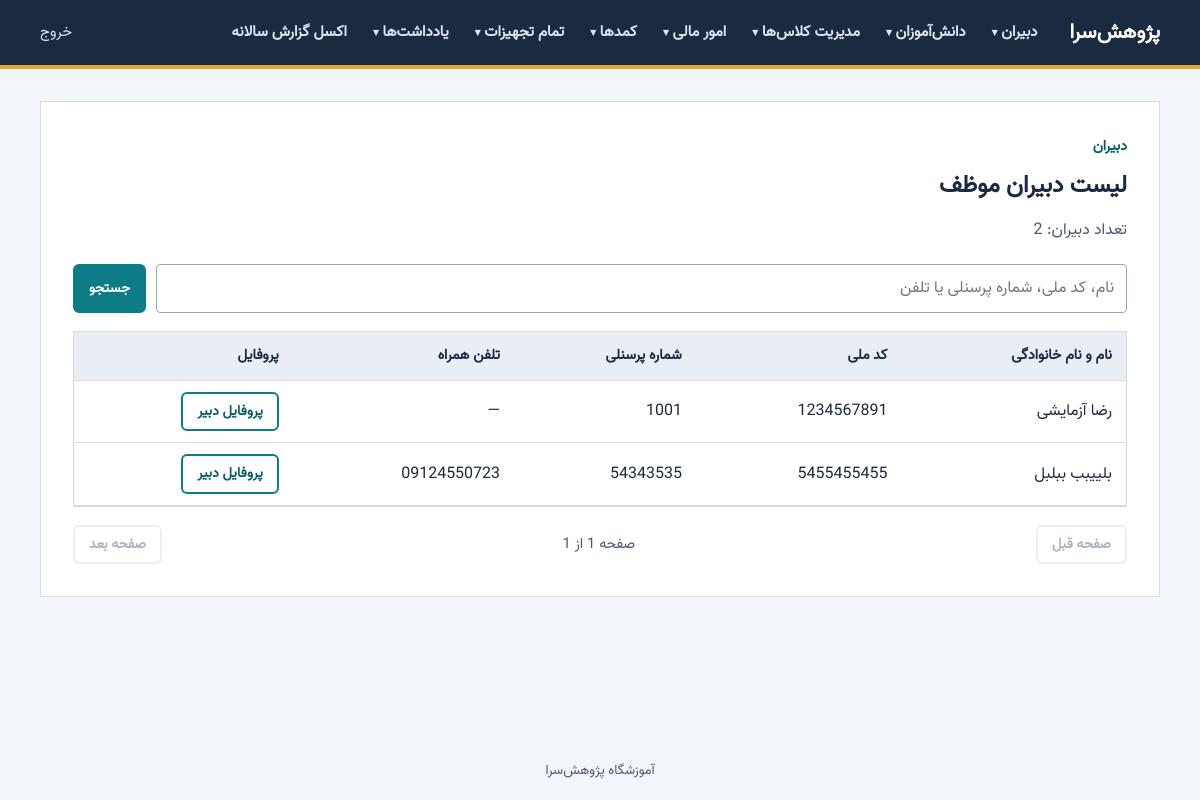
Before: /admin/teachers/list-obligated (signed in) with the older database file.
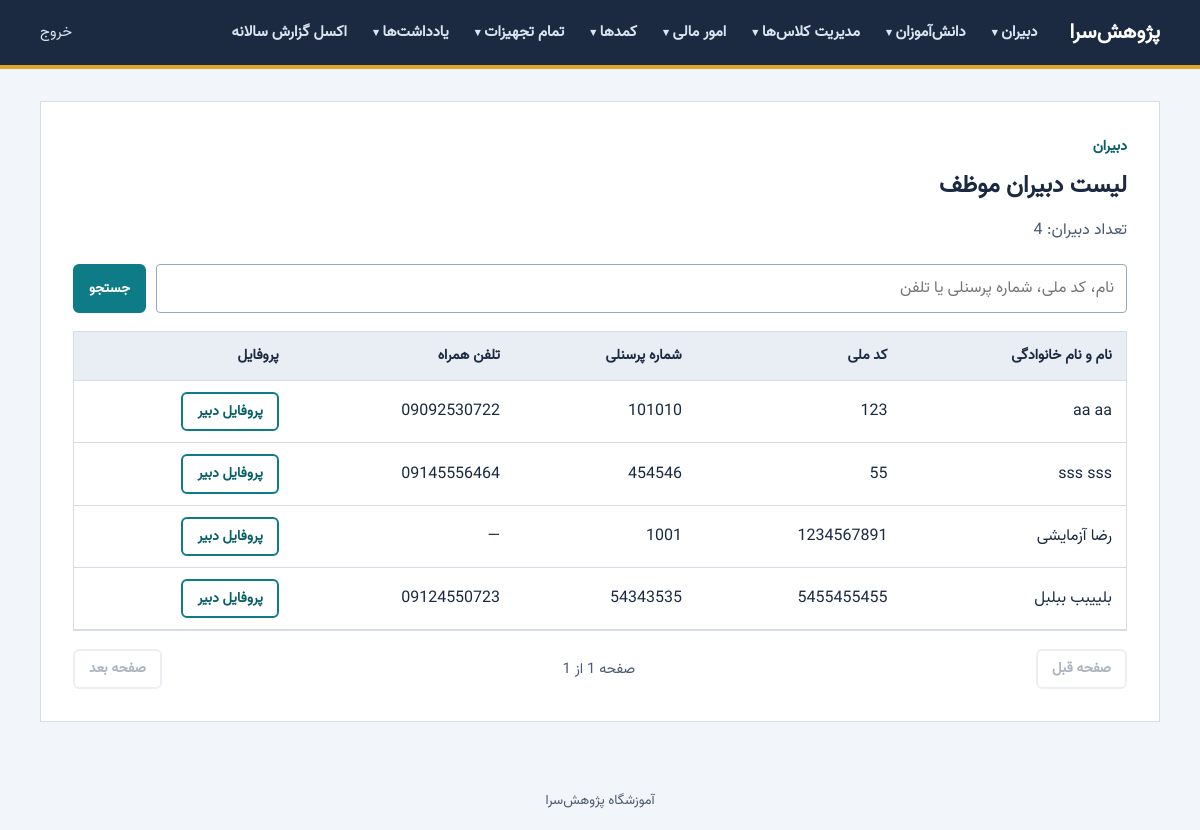
After: the same page with the newer database file.
### models.py (models this page shows, shortened)
class Teachers(db.Model):
    id = db.Column(db.Integer, primary_key=True)
    first_name = db.Column(db.Text)
    last_name = db.Column(db.Text)
    date_of_birth = db.Column(db.Text)
    national_id_number = db.Column(db.Text)
    personnel_number = db.Column(db.Text)
    landline_number = db.Column(db.Text)
    phone_number = db.Column(db.Text)
    father_name = db.Column(db.Text)
    email = db.Column(db.Text)
    credit_card_number = db.Column(db.Text)
    account_number = db.Column(db.Text)
    iban = db.Column(db.Text)
    educational_qualification = db.Column(db.Text)
    university_major = db.Column(db.Text)
    year_of_obtaining_the_degree = db.Column(db.Text)
    place_of_employment = db.Column(db.Text)
    marital_status = db.Column(db.Text)
    postal_code = db.Column(db.Text)
    date_of_hire = db.Column(db.Text)
    address = db.Column(db.Text)
    type = db.Column(db.Text)
    note = db.Column(db.Text)
    password = db.Column(db.Text)

### app.py (the view)
@app.route("/admin/teachers/list-obligated")
@login_required
@role_required("admin")
def teachers_obligated():
    return render_teacher_list("موظف")

### app.py (called while the page is built)
def clean(value, max_len=100):
    text = (value or "").translate(_INVISIBLE).strip().translate(_DIGITS)
    return text[:max_len]

def clean_text(value, max_len=50):
    text = (value or "").replace("ي", "ی").replace("ك", "ک")
    return re.sub(r"\s+", " ", text.strip())[:max_len]

def login_required(view):
    @wraps(view)
    def wrapper(*args, **kwargs):
        if "user_id" not in session:
            flash("برای ادامه ابتدا وارد شوید.", "error")
            return redirect(url_for("login"))
        return view(*args, **kwargs)
    return wrapper

def role_required(*roles):
    def decorator(view):
        @wraps(view)
        def wrapper(*args, **kwargs):
            if session.get("role") not in roles:
                abort(403)
            return view(*args, **kwargs)
        return wrapper
    return decorator

def get_csrf_token():
    if "csrf" not in session:
        session["csrf"] = secrets.token_hex(32)
    return session["csrf"]

def site_url():
    return os.environ.get("SITE_URL", "").rstrip("/") or request.url_root.rstrip("/")

def format_jalali(jy, jm, jd):
    return f"{jy:04d}/{jm:02d}/{jd:02d}"

### templates/teachers_obligated.html (shortened to what this page needs)
{% extends "teachers_list_base.html" %}
{% block heading %}لیست دبیران موظف{% endblock %}

### templates/teachers_list_base.html (shortened to what this page needs)
{% extends "base.html" %}
{% block content %}
<section class="card wide">
    <p class="crumb">دبیران</p>
    <h1>{% block heading %}{% endblock %}</h1>
    <p class="lead">تعداد دبیران{% if q %} (نتیجه جستجو){% endif %}: {{ total }}</p>
    <form class="toolbar" method="get" action="{{ url_for(list_endpoint) }}" role="search">
        <input id="q" name="q" type="search" value="{{ q }}" maxlength="60"
               placeholder="نام، کد ملی، شماره پرسنلی یا تلفن">
        <button class="btn primary small" type="submit">جستجو</button>
    </form>
    <div class="table-wrap">
        <table class="table">
            <thead>
                <tr>
                    <th scope="col">نام و نام خانوادگی</th>
                    <th scope="col">کد ملی</th>
                    <th scope="col">شماره پرسنلی</th>
                    <th scope="col">تلفن همراه</th>
                    <th scope="col">پروفایل</th>
                </tr>
            </thead>
            <tbody>
                {% for t in teachers %}
                <tr>
                    <td>{{ t.first_name }} {{ t.last_name }}</td>
                    <td dir="ltr">{{ t.national_id_number or '—' }}</td>
                    <td dir="ltr">{{ t.personnel_number or '—' }}</td>
                    <td dir="ltr">{{ t.phone_number or '—' }}</td>
                    <td>
                        <a class="btn ghost small" href="{{ url_for('teacher_profile', teacher_id=t.id) }}">پروفایل دبیر</a>
                    </td>
                </tr>
                {% else %}
                <tr><td colspan="5" class="empty">دبیری پیدا نشد.</td></tr>
                {% endfor %}
            </tbody>
        </table>
    </div>
    <nav class="pager" aria-label="صفحه‌بندی">
        {% if pagination.has_prev %}
        <a class="btn ghost small" href="{{ url_for(list_endpoint, page=pagination.prev_num, q=q or None) }}">صفحه قبل</a>
        {% else %}
        <span class="btn ghost small disabled" aria-disabled="true">صفحه قبل</span>
        {% endif %}
        <span class="pager-info">صفحه {{ pagination.page }} از {{ pages }}</span>
        {% if pagination.has_next %}
        <a class="btn ghost small" href="{{ url_for(list_endpoint, page=pagination.next_num, q=q or None) }}">صفحه بعد</a>
        {% else %}
        <span class="btn ghost small disabled" aria-disabled="true">صفحه بعد</span>
        {% endif %}
    </nav>
</section>
{% endblock %}

Changed rows visible on the page:
added Teachers: first_name "aa", last_name "aa", national_id_number "123", personnel_number "101010", phone_number "09092530722"
added Teachers: first_name "sss", last_name "sss", national_id_number "55", personnel_number "454546", phone_number "09145556464"
Other visible differences:
{{ total }}: "2" → "4"
